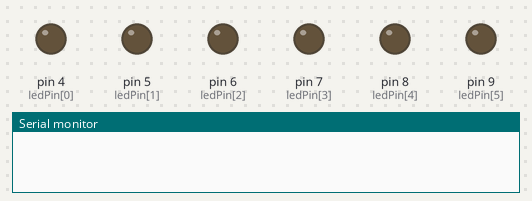
Bench run of a sketch on a simulated Arduino Uno, built with avr-gcc and run on an emulated ATmega328P. Parts: output pins drawn as LEDs (lit = HIGH), the last lines printed to the serial monitor.

Above: at 0.2 s.
At 0.7 s:
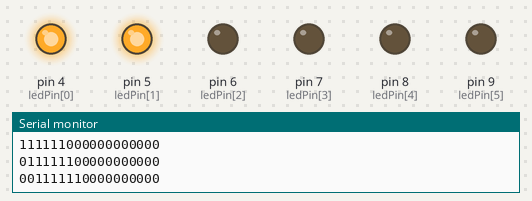
At 1.7 s:
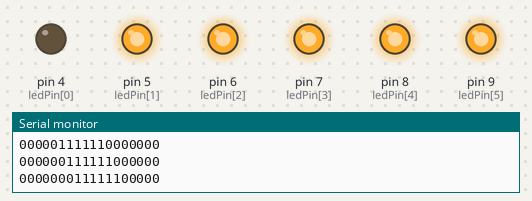
At 3.1 s:
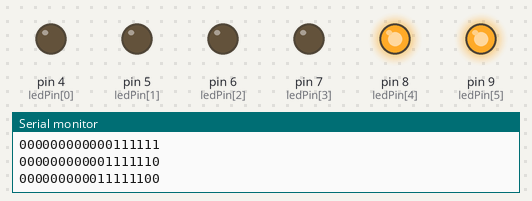
At 4.5 s:
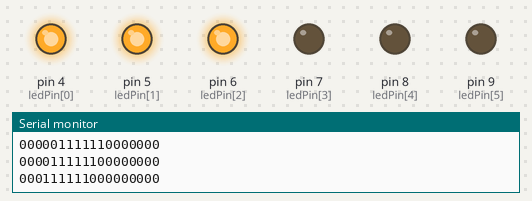
At 6.1 s:
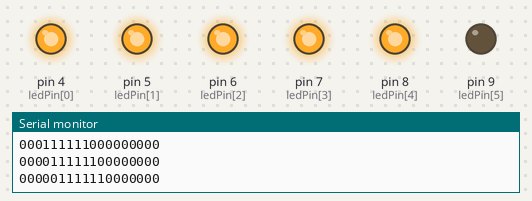
Timing chart, 0 to 6.4 s (numbered marks = the images above):
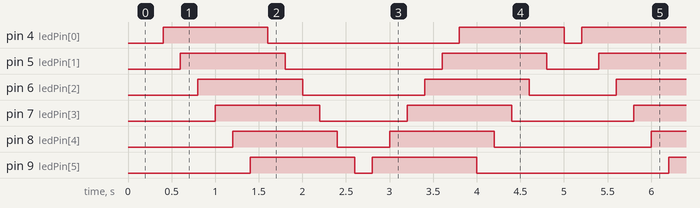

Measured:
- by itself, pin 4 (ledPin[0]): repeats every 4.8 s: LOW 2.2 s, HIGH 1.2 s, LOW 0.20 s, HIGH 1.2 s
- by itself, pin 5 (ledPin[1]): repeats every 4.8 s: LOW 1.8 s, HIGH 1.2 s, LOW 0.60 s, HIGH 1.2 s
- by itself, pin 6 (ledPin[2]): repeats every 4.8 s: LOW 1.4 s, HIGH 1.2 s, LOW 1.0 s, HIGH 1.2 s
- by itself, pin 7 (ledPin[3]): repeats every 4.8 s: LOW 1.0 s, HIGH 1.2 s, LOW 1.4 s, HIGH 1.2 s
- by itself, pin 8 (ledPin[4]): repeats every 4.8 s: LOW 0.60 s, HIGH 1.2 s, LOW 1.8 s, HIGH 1.2 s
- by itself, pin 9 (ledPin[5]): repeats every 4.8 s: LOW 0.20 s, HIGH 1.2 s, LOW 2.2 s, HIGH 1.2 s

The sketch:

MSE_Duino_prelab_2.ino
```cpp
// this prelab is really easy to write quick and dirty code for
// to make it more fun; I wrote code that can easily have the number of leds changed

//**********************  NOTES  ************************
// Example: say you want to use 4 leds.
// imagine an array of 12 leds. We can only see the middle 4 leds. The other leds are imaginary.
// the 4 leds on the far left start as on, then the 4 leds gradually move to the far right
// once the 4 leds reach the far right, they "bounce" back and gradually move to the far left
// There are always 4 leds on, and 8 off.
// this is the principle that I used to write my code. There is an array of bools that represent all (real and imagenary) led states.
// The bools are shuffled around in the prescribed pattern


// To change to x number of leds, you will just have to switch the first two lines of code
// You just need to enter the number of leds, and their pins

const unsigned int numberOfLeds = 6;                                // this global var represents the number of leds
const unsigned int ledPin[] = {4, 5, 6, 7, 8, 9, 10};           // these ints represent the pins the leds are connected to. Enter the pin numbers in led order from left to right (or right to left). We only use as many pins as we have leds
unsigned long interval = 200;                                        // sets the "delay" between changes in state(this code doesnt use delay)

bool arrayOfStates[numberOfLeds * 3];                               // these bools represent the state of the leds (including the "invisible" leds from notes)
bool dir;                                                           // (direction) this bool determines which way the leds are moving. False is left to right, true is right to left
unsigned long previousMillis(0);                                    // saves the time at which we previously updated led states
#define commentsForSerialMonitor;                                   // defining this will print usefull messages to the serial monitor. Comment this out if you do not want those messages

void setup() {
  // put your setup code here, to run once:

  // this loop will set the ledPins (stored in array) to output mode
  for (int i = 0; i < numberOfLeds; i++) {
    pinMode(ledPin[i], OUTPUT);
  }

#ifdef commentsForSerialMonitor
  Serial.begin(9600);                                              // pour a bowl of serial. The leds hurt my eyes so I'll just use serial monitor for testing.
#endif

  // sets the first third of array elements to true
  for (int i = 0; i < numberOfLeds; i++) {
    arrayOfStates[i] = true;
  }
}


void loop() {
  // put your main code here, to run repeatedly:

  // if more than interval has expired we do blinky lights stuff, if not we run through loop again
  if (millis() - previousMillis >= interval) {

    // save the last time you blinked the LED
    previousMillis = millis();

#ifdef commentsForSerialMonitor
    // this little function will print the arrayOfStates bools to serial monitor (because leds hurt my eyes)
    Serial.println();
    for (int i = 0; i < (numberOfLeds * 3); i++) {
      Serial.print(arrayOfStates[i]);
      Serial.print("");
    }
#endif

    // this little function updates led states based on its respective bool
    for (int i = 0; i < numberOfLeds; i++) {
      digitalWrite(ledPin[i], arrayOfStates[i + numberOfLeds]);
    }

    // if the last arrayOfStates element is true, change the order from right to left, else if the first arrayOfStates element is true, change the order from left to right
    if (arrayOfStates[numberOfLeds * 3 - 1] == true) {
      dir = true;
    }
    else if (arrayOfStates[0] == true) {
      dir = false;
    }

    // if dir is false, change led states from left to right
    if (dir == false) {
      for (int i = (numberOfLeds * 3 - 1); i >= 0; i--) {
        if (arrayOfStates[i] == true) {
          arrayOfStates[i + 1] = true;
          arrayOfStates[i] = false;
        }
      }
    }
    // else if dir is true, change led states from right to left
    else {
      for (int i = 0; i < (numberOfLeds * 3); i++) {
        if (arrayOfStates[i] == true) {
          arrayOfStates[i - 1] = true;
          arrayOfStates[i] = false;
        }
      }
    }
  }
}
```
